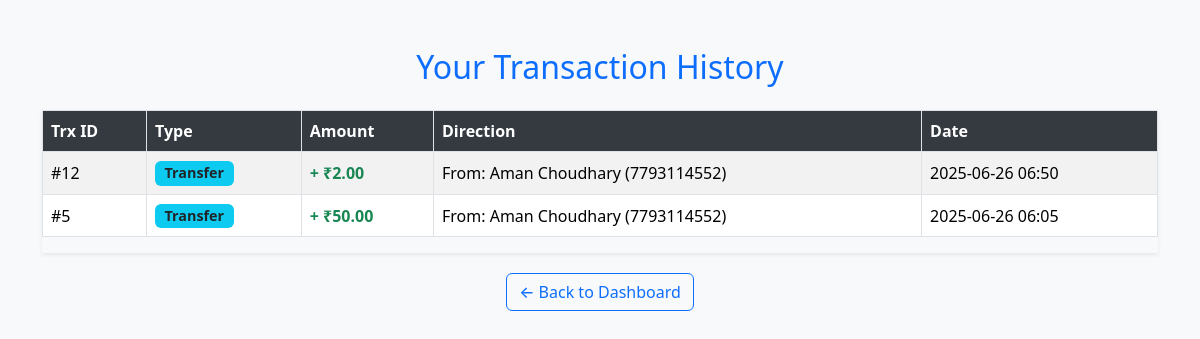
Screenshot of /history/ (signed in) with the database file from the repository.
### bank_app/models.py (models this page shows, shortened)
class Transaction(models.Model):
    TRANSACTION_TYPES = [
        ('deposit', 'Deposit'),
        ('withdraw', 'Withdraw'),
        ('transfer', 'Transfer'),
    ]
    sender_account = models.ForeignKey(Account, related_name='sender', on_delete=models.CASCADE)
    receiver_account = models.ForeignKey(Account, related_name='receiver', on_delete=models.CASCADE, null=True, blank=True)
    amount = models.DecimalField(max_digits=10, decimal_places=2)
    transaction_type = models.CharField(max_length=10, choices=TRANSACTION_TYPES)
    timestamp = models.DateTimeField(default=timezone.now)

class Account(models.Model):
    personal = models.OneToOneField(PersonalDetails, on_delete=models.CASCADE)
    account_number = models.CharField(max_length=20, unique=True)
    balance = models.DecimalField(max_digits=12, decimal_places=2, default=0.00)

class PersonalDetails(models.Model):
    GENDER_CHOICES = [
        ('Male', 'Male'),
        ('Female', 'Female'),
    ]
    full_name = models.CharField(max_length=50)
    gender = models.CharField(max_length=10, choices=GENDER_CHOICES)
    dob = models.DateField()
    email = models.EmailField(unique=False)
    phone = models.CharField(max_length=10)
    aadhar = models.CharField(max_length=12, unique=True)
    photo = models.ImageField(upload_to='photos/')
    password = models.CharField(max_length=20)  # hashed
    created_at = models.DateTimeField(default=timezone.now)

### bank_app/views.py (the view)
# urls.py: path('history/', views.transaction_history, name='transaction_history'),
def transaction_history(request):
    if 'user_id' not in request.session:
        return redirect('login')
    user = PersonalDetails.objects.get(id=request.session['user_id'])
    account = Account.objects.get(personal=user)
    transactions = Transaction.objects.filter(
        sender_account=account
    ) | Transaction.objects.filter(
        receiver_account=account
    )
    transactions = transactions.order_by('-timestamp')
    return render(request, 'bank_app/transaction_history.html', {
        'transactions': transactions,
        'account': account  # ✅ required
    })

### bank_app/templates/bank_app/transaction_history.html (shortened to what this page needs)
{% extends 'bank_app/base.html' %}
{% block content %}
<h2 class="mb-4 text-center">Your Transaction History</h2>
<div class="table-responsive shadow-sm">
    <table class="table table-striped table-bordered align-middle">
        <thead>
            <tr>
                <th>Trx ID</th>
                <th>Type</th>
                <th>Amount</th>
                <th>Direction</th>
                <th>Date</th>
            </tr>
        </thead>
        <tbody>
        {% for tx in transactions %}
            <tr>
                <td>#{{ tx.id }}</td>
                <td>
                    {% if tx.transaction_type == 'withdraw' %}
                        <span class="badge bg-danger">Withdraw</span>
                    {% elif tx.transaction_type == 'deposit' %}
                        <span class="badge bg-success">Deposit</span>
                    {% elif tx.transaction_type == 'transfer' %}
                        <span class="badge bg-info text-dark">Transfer</span>
                    {% endif %}
                </td>
                <td>
                    {% if tx.transaction_type == 'withdraw' %}
                        <span class="text-danger">- ₹{{ tx.amount }}</span>
                    {% elif tx.transaction_type == 'deposit' %}
                        <span class="text-success">+ ₹{{ tx.amount }}</span>
                    {% elif tx.sender_account.id == account.id %}
                        <span class="text-danger">- ₹{{ tx.amount }}</span>
                    {% elif tx.receiver_account.id == account.id %}
                        <span class="text-success">+ ₹{{ tx.amount }}</span>
                    {% endif %}
                </td>
                <td>
                    {% if tx.transaction_type == 'transfer' %}
                        {% if tx.sender_account.id == account.id %}
                            To: {{ tx.receiver_account.personal.full_name }} ({{ tx.receiver_account.account_number }})
                        {% elif tx.receiver_account.id == account.id %}
                            From: {{ tx.sender_account.personal.full_name }} ({{ tx.sender_account.account_number }})
                        {% endif %}
                    {% else %}
                        <span class="text-muted">—</span>
                    {% endif %}
                </td>
                <td>{{ tx.timestamp|date:"Y-m-d H:i" }}</td>
            </tr>
        {% empty %}
            <tr><td colspan="5" class="text-center text-muted">No transactions yet.</td></tr>
        {% endfor %}
        </tbody>
    </table>
</div>
<div class="text-center">
    <a href="{% url 'dashboard' %}" class="btn btn-outline-primary">← Back to Dashboard</a>
</div>
{% endblock %}

### bank_app/static/styles.css (style rules this page uses)
body { background-color: #f8f9fa; }
.table thead th { background-color: #343a40; color: white; }
.badge { font-size: 0.9em; }
.text-success { font-weight: bold; }
h2 { color: #0d6efd; }
.table td, .table th { vertical-align: middle; }
.btn-outline-primary { margin-top: 20px; }
.btn { font-weight: 500; font-size: 1rem; }

### rows the page displays
Transaction: id "12", transaction_type "Transfer", amount "2.00", sender_account.personal.full_name "Aman Choudhary", sender_account.account_number "7793114552", timestamp "2025-06-26 06:50"
Transaction: id "5", transaction_type "Transfer", amount "50.00", sender_account.personal.full_name "Aman Choudhary", sender_account.account_number "7793114552", timestamp "2025-06-26 06:05"
